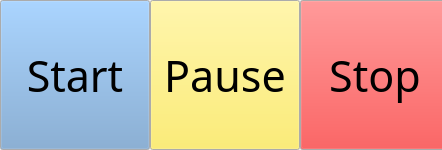
<?xml version="1.0" encoding="UTF-8"?>
<ui version="4.0">
 <class>Menu</class>
 <widget class="QWidget" name="Menu">
  <property name="geometry">
   <rect>
    <x>0</x>
    <y>0</y>
    <width>442</width>
    <height>150</height>
   </rect>
  </property>
  <property name="windowTitle">
   <string>Menu</string>
  </property>
  <widget class="QPushButton" name="btn2">
   <property name="geometry">
    <rect>
     <x>150</x>
     <y>0</y>
     <width>150</width>
     <height>150</height>
    </rect>
   </property>
   <property name="palette">
    <palette>
     <active>
      <colorrole role="Button">
       <brush brushstyle="SolidPattern">
        <color alpha="255">
         <red>252</red>
         <green>233</green>
         <blue>79</blue>
        </color>
       </brush>
      </colorrole>
     </active>
     <inactive>
      <colorrole role="Button">
       <brush brushstyle="SolidPattern">
        <color alpha="255">
         <red>252</red>
         <green>233</green>
         <blue>79</blue>
        </color>
       </brush>
      </colorrole>
     </inactive>
     <disabled>
      <colorrole role="Button">
       <brush brushstyle="SolidPattern">
        <color alpha="255">
         <red>252</red>
         <green>233</green>
         <blue>79</blue>
        </color>
       </brush>
      </colorrole>
     </disabled>
    </palette>
   </property>
   <property name="font">
    <font>
     <family>Chilanka</family>
     <pointsize>32</pointsize>
    </font>
   </property>
   <property name="text">
    <string>Pause</string>
   </property>
   <property name="checkable">
    <bool>true</bool>
   </property>
   <property name="checked">
    <bool>false</bool>
   </property>
  </widget>
  <widget class="QPushButton" name="btn1">
   <property name="geometry">
    <rect>
     <x>0</x>
     <y>0</y>
     <width>150</width>
     <height>150</height>
    </rect>
   </property>
   <property name="palette">
    <palette>
     <active>
      <colorrole role="Button">
       <brush brushstyle="SolidPattern">
        <color alpha="255">
         <red>114</red>
         <green>159</green>
         <blue>207</blue>
        </color>
       </brush>
      </colorrole>
     </active>
     <inactive>
      <colorrole role="Button">
       <brush brushstyle="SolidPattern">
        <color alpha="255">
         <red>114</red>
         <green>159</green>
         <blue>207</blue>
        </color>
       </brush>
      </colorrole>
     </inactive>
     <disabled>
      <colorrole role="Button">
       <brush brushstyle="SolidPattern">
        <color alpha="255">
         <red>114</red>
         <green>159</green>
         <blue>207</blue>
        </color>
       </brush>
      </colorrole>
     </disabled>
    </palette>
   </property>
   <property name="font">
    <font>
     <family>Chilanka</family>
     <pointsize>32</pointsize>
    </font>
   </property>
   <property name="text">
    <string>Start</string>
   </property>
   <property name="checkable">
    <bool>true</bool>
   </property>
  </widget>
  <widget class="QPushButton" name="btn3">
   <property name="geometry">
    <rect>
     <x>300</x>
     <y>0</y>
     <width>150</width>
     <height>150</height>
    </rect>
   </property>
   <property name="palette">
    <palette>
     <active>
      <colorrole role="Button">
       <brush brushstyle="SolidPattern">
        <color alpha="255">
         <red>239</red>
         <green>41</green>
         <blue>41</blue>
        </color>
       </brush>
      </colorrole>
     </active>
     <inactive>
      <colorrole role="Button">
       <brush brushstyle="SolidPattern">
        <color alpha="255">
         <red>239</red>
         <green>41</green>
         <blue>41</blue>
        </color>
       </brush>
      </colorrole>
     </inactive>
     <disabled>
      <colorrole role="Button">
       <brush brushstyle="SolidPattern">
        <color alpha="255">
         <red>239</red>
         <green>41</green>
         <blue>41</blue>
        </color>
       </brush>
      </colorrole>
     </disabled>
    </palette>
   </property>
   <property name="font">
    <font>
     <family>Chilanka</family>
     <pointsize>32</pointsize>
    </font>
   </property>
   <property name="text">
    <string>Stop</string>
   </property>
   <property name="checkable">
    <bool>true</bool>
   </property>
  </widget>
 </widget>
 <resources/>
 <connections/>
</ui>
